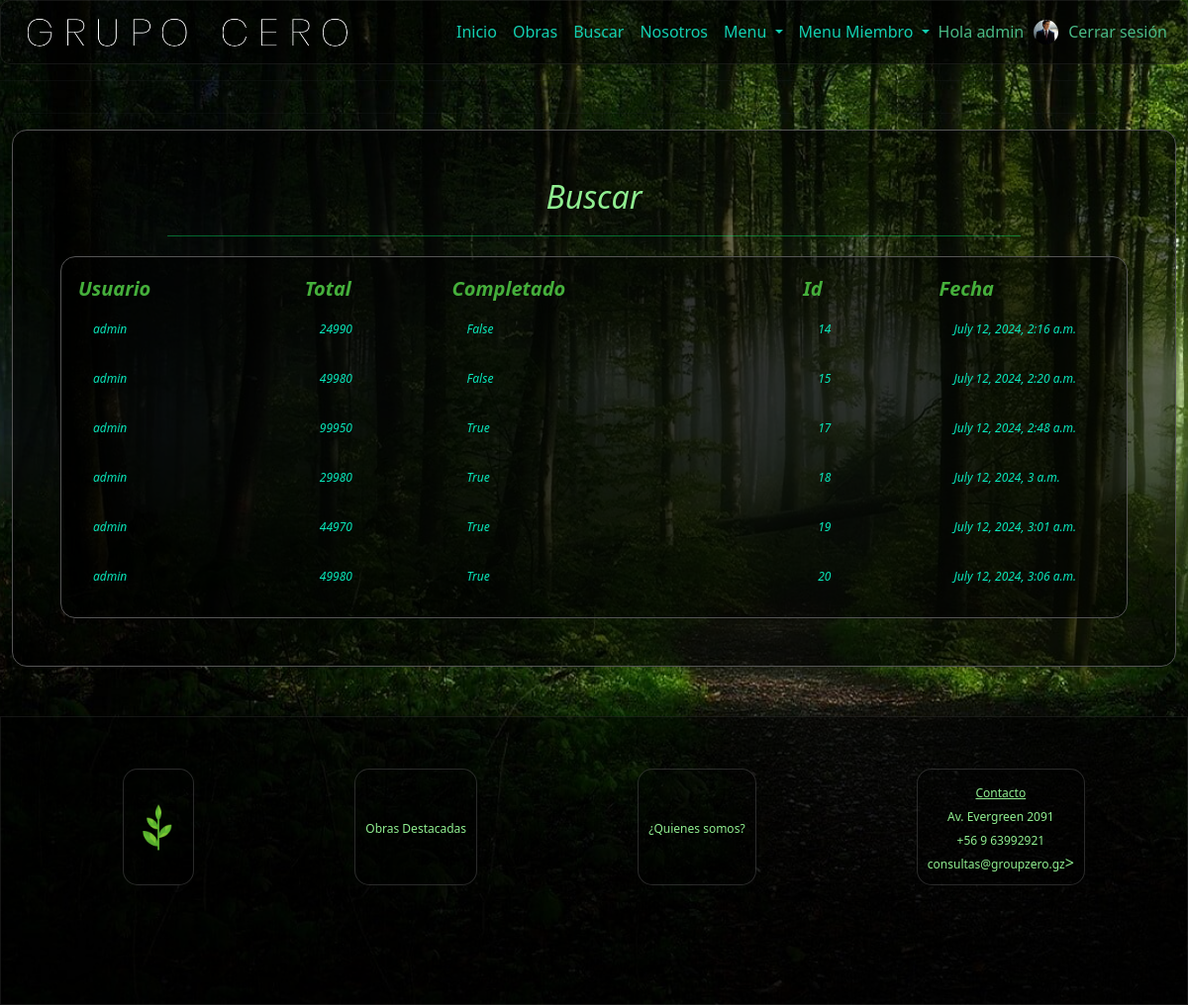
The page /miscompras (signed in) on the database its author committed.
### core/models.py (models this page shows, shortened)
class CustomUser(AbstractUser):
    pic = models.ImageField(upload_to='profile_pics', null=True, blank=True, default='profile_pics/default.png')
    is_staff=models.BooleanField(default=False)

class Boleta(models.Model):
    usuario=models.ForeignKey(CustomUser, on_delete=models.SET_NULL, blank=True, null=True, editable=False)
    total=models.IntegerField(default=0, null=True, blank=True, editable=False)
    complete=models.BooleanField(default=False, null=True, blank=False)
    fecha=models.DateTimeField(auto_now_add=True)

### core/views.py (the view)
# urls.py: path('miscompras', views.miscompras,name="miscompras"),
def miscompras(request):
    compras = None
    if request.user.is_authenticated:
        customer = request.user
        compras = Boleta.objects.filter(usuario=customer)
    return render(request,'miscompras.html', {'compras':compras})

### core/context_processor.py (called while the page is built)
def total_carrito(request):
    total=0
    if request.user.is_authenticated:
        try:
            carrito = request.session['carrito']
            if "carrito" in request.session:
                for key, value in carrito.items():
                    total+=(int(value["precio"]))*(value["cantidad"])
        except:
            print('------EL TRY NO FUNCIONO EN------')
            print('------- CONTEXT_PROCESSOR -------')
            total=0
    return {'total_carrito':int(total)}

### core/templates/miscompras.html
{% extends "base.html" %}
{% load static %}
{% block content %}
<div class="container-fluid">
    <hr>
    <div class="login-container">
        <div class="form-title" style="margin-bottom: 15px;">
            <h2>Buscar</h2>
        </div>
        <span class="liner"></span>
        <div class="table-container">
            <table id="tobras">
                <thead>
                    <tr>
                        <th>Usuario</th>
                        <th>Total</th>
                        <th>Completado</th>
                        <th>Id</th>
                        <th>Fecha</th>
                    </tr>
                </thead>
                <tbody>
                    {% if user.is_authenticated %}
                        {% for ve in compras %}
                            <tr>
                                <td class="price">{{ve.usuario}}</td>
                                <td class="price">{{ve.total}}</td>
                                <td class="price">{{ve.complete}}</td>
                                <td class="price">{{ve.id}}</td>
                                <td class="price">{{ve.fecha}}</td>
                            </tr>
                        {%endfor%}
                    {% else %}
                        <tr>
                            <td colspan="3">
                                <div class="alert text-center">Sin compras realizadas</div>
                            </td>
                        </tr>
                    {% endif %}
                </tbody>
            </table>
        </div>
    </div>
</div>
{% endblock %}

### core/templates/menuMiembro.html (shortened to what this page needs)
{% load static %}
<div class="collapse navbar-collapse naz" id="navbarNavDropdown">
    <div>
        <ul class="navbar-nav me-auto mb-2 mb-lg-0">
            <li class="nav-item">
                <a class="nav-link" href="{% url 'index' %}">Inicio</a>
            </li>
            <li class="nav-item">
                <a class="nav-link" href="{% url 'obras' %}">Obras</a>
            </li>
            <li class="nav-item">
                <a  class="nav-link" href="{% url 'buscar' %}">Buscar</a>
            </li>
            <li class="nav-item">
                <a  class="nav-link" href="{% url 'nosotros' %}">Nosotros</a>
            </li>
            {% if user.is_authenticated %}
                <li class="nav-item dropdown">
                    <a class="nav-link dropdown-toggle" href="#" role="button" data-bs-toggle="dropdown" aria-expanded="false">Menu
                    </a>
                </li>
                {% if user.is_staff %}
                    <li class="nav-item dropdown">
                        <a class="nav-link dropdown-toggle" href="#" role="button" data-bs-toggle="dropdown" aria-expanded="false">Menu Miembro
                        </a>
                    </li>
                {% endif %}
            {% endif %}
        </ul>
    </div>
    <div class="navbar-right">
        {% if user.is_authenticated %}
            <div class="boxes">
                <a href="{% url 'profile' %}" class="nav-link" >Hola {{ user.username }}</a>
            </div>
            <a href="{% url 'profile' %}" class="nav-link"><img class="pic-user" src="{{user.pic.url}}" alt="imgGC" title="Click para ver tu Perfil"></a>
            <div class="boxes">
                <a href="{% url 'cerrar' %}" class="navbar-item" id="#">Cerrar sesión</a>
            </div>
        {% else %}
            <img src="{% static 'assets/icons/tea.png' %}" alt="imgGC">
            <div class="boxes">
                <a href="{% url 'login' %}" id="userGC">Iniciar sesion</a>
            </div>
        {% endif %}
    </div>
</div>

### core/static/css/mystyles.css (style rules this page uses)
body { background-image: url("../assets/img/paisajes/paisaje13.jpg"); background-repeat: no-repeat; background-position: center; background-attachment: fixed; background-size: cover; display: flex; flex-direction: column; font-family: 'Ubuntu', "times new roman", times, roman, serif; }
.fade-in { animation: fadeIn 1s; -webkit-animation: fadeIn 1s; -moz-animation: fadeIn 1s; -o-animation: fadeIn 1s; -ms-animation: fadeIn 1s; }
.naz { display: flex; justify-content: space-between; align-items: center; padding-left: 10vh !important; }
.nav-item a { color: #12cfb0; text-decoration:none; font-size: 2vh; }
.price { color: #09e6b9 !important; font-style: italic; }
.login-container { padding: 4vw; border-radius: 15px; border: 1px solid #555; box-shadow: 0 0 10px rgba(0, 0, 0, 0.1); background-color: rgba(0, 0, 0, 0.6); }
.form-title { text-align: center; font-style: italic; color: lightgreen; text-shadow: 1px 1px 3px rgb(5, 5, 5); }
.liner { background-color: rgba(0, 255, 115, 0.384); width: 80%; height: 1px; border-radius: 1px; display: block; margin: 0 auto; margin-top: 20px; margin-bottom: 20px; }
.table-container { max-width: 100%; overflow-x: scroll; background-color: rgba(0, 0, 0, 0.5); border-radius: 15px; border:1px solid #555; padding:1rem; }
table { border-collapse: collapse; width: 100%; color:rgb(69, 175, 59); background-color: rgba(0, 0, 0, 0); font-size: 2vh; }
thead { text-align: center; }
th { text-align: left !important; display: relative; font-size: 2.5vh; font-style: italic; }
td { display: relative; white-space: wrap; text-overflow: ellipsis; padding: 1rem; text-align: center; max-width: 3rem; }
.pic-user { width: 10vw; border-radius: 50%; border:1 px solid lightgreen; margin-bottom: 2vh; }
.tobras th, td { font-size: 2vh; font-style: italic; text-align: left; font-size: 1vw !important; }

### rows shown on the page
CustomUser: username "admin", pic (picture)
Boleta: usuario "admin", total "24990", complete "False", id "14", fecha "July 12, 2024, 2:16 a.m."
Boleta: usuario "admin", total "49980", complete "False", id "15", fecha "July 12, 2024, 2:20 a.m."
Boleta: usuario "admin", total "99950", complete "True", id "17", fecha "July 12, 2024, 2:48 a.m."
Boleta: usuario "admin", total "29980", complete "True", id "18", fecha "July 12, 2024, 3 a.m."
Boleta: usuario "admin", total "44970", complete "True", id "19", fecha "July 12, 2024, 3:01 a.m."
Boleta: usuario "admin", total "49980", complete "True", id "20", fecha "July 12, 2024, 3:06 a.m."
